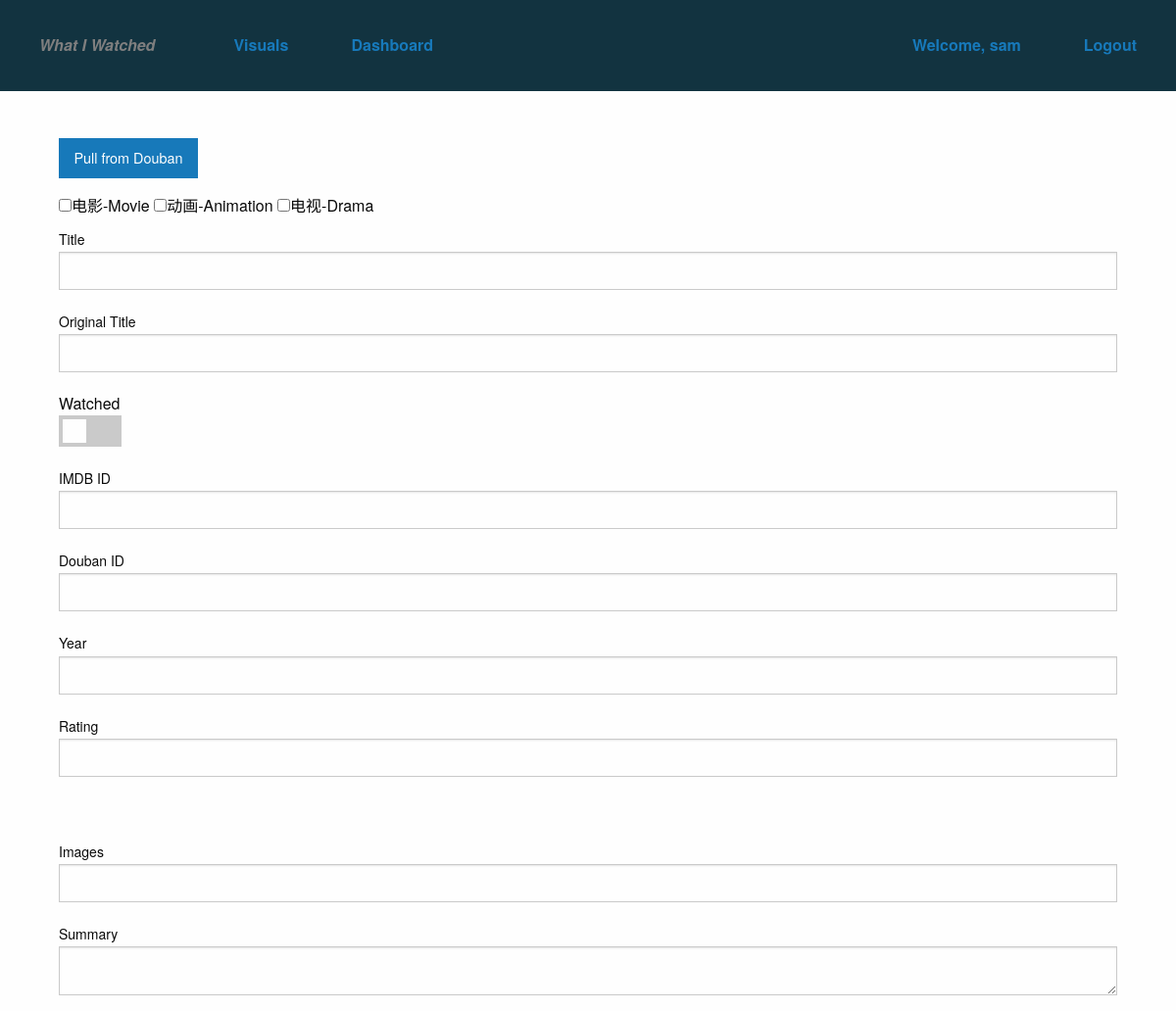
The page /visual/add (signed in) on the database its author committed.
### visual/models.py (models this page shows, shortened)
class Type(models.Model):
    name = models.CharField(max_length=30)

### visual/views.py (the view)
def add(request):
    visual_types = Type.objects.all()
    if request.method == 'POST':
        visual = Visual.objects.create()
        visual = formHelper(visual, request)
        visual.save()
        return redirect('/dashboard')
    if request.user.is_superuser:
        return render(request, 'visual/add.html', {'types' : visual_types})
    else:
        return HttpResponseRedirect('/')

### templates/visual/add.html
{% extends "common/base.html" %}
{% block content %}
{% include "visual/visual_form.html" with visual=visual form="Add" %}
{% endblock %}

### templates/common/base.html (shortened to what this page needs)
<!DOCTYPE html>
{% load staticfiles %}
<html class="no-js" lang="en">
    <head>
        <link rel="stylesheet" href="https://cdn.jsdelivr.net/foundation/6.2.1/foundation.min.css">
        <link href="{% static 'visual/css/main.css' %}" rel="stylesheet">
    </head>
    <body>
        <div class="top-bar stacked-for-medium" id="menu">
            <div class="top-bar-title">
                <ul class="menu">
                    <li class="menu-text"><a id="logo" href="/">What I Watched</a></li>
                </ul>
            </div>
            <div class="top-bar-left">
                <ul class="dropdown menu" data-dropdown-menu>
                    <li class="menu-text"><a href="/visual">Visuals</a></li>
                    {% if user.is_superuser %}
                    <li class="menu-text"><a href="/dashboard">Dashboard</a></li>
                    {% endif %}
                </ul>
            </div>
            <div class="top-bar-right">
                <ul class="menu">
                    {% if not user.is_authenticated %}
                    <li class="menu-text"><a href="/login">Login</a></li>
                    <li class="menu-text"><a href="/register">Register</a></li>
                    {% else %}
                    {% if user.is_superuser %}
                    <li class="menu-text"><a href="userprofile/{{user.id}}">Welcome, {{ user.username }}</a></li>
                    {% else %}
                    <li class="menu-text">Welcome, {{ user.username }}</li>
                    {% endif %}
                    <li class="menu-text"><a href="/logout?redirect={{ current_path }}">Logout</a></li>
                    {% endif %}
                </ul>
            </div>
        </div>
        <div class="container">
        {% block content %}
        {% endblock %}
        </div>
    </body>
</html>

### templates/visual/visual_form.html (shortened to what this page needs)
<button class="button" id="douban">Pull from Douban</button>
<form method="POST">
    <div class="row">
        {% for type in types %}
        <input type="checkbox" name="visual_types" value="{{ type.id }}" />{{ type.name }}
        {% endfor %}
    </div>
    <div class="row">
        <div class="columns medium-4">
            <label>
                <span class="">Title</span>
                <input type="text" id="title" name="title" value="{{ visual.title }}"/>
            </label>
        </div>
        <div class="columns medium-4">
            <label>
                <span class="">Original Title</span>
                <input type="text" id="original_title" name="original_title" value="{{ visual.original_title }}" />
            </label>
        </div>
        <div class="columns medium-4">
            <span class="">Watched</span>
            <div class="switch">
              <label class="switch-paddle" for="watched">
              </label>
            </div>
        </div>
    </div>
    <div class="row">
        <div class="columns medium-6">
            <label>
                <span class="">IMDB ID</span>
                <input type="text" id="imdb_id" name="imdb_id" value="{{ visual.imdb_id }}"/>
            </label>
        </div>
        <div class="columns medium-6">
            <label>
                <span class="">Douban ID
                <input type="text" id="douban_id" name="douban_id" value="{{ visual.douban_id }}" />
            </label>
        </div>
    </div>
    <div class="row">
        <div class="columns medium-6">
            <label>
                <span class="">Year</span>
                <input type="text" id="year" name="year" value="{{ visual.year }}" />
            </label>
        </div>
        <div class="columns medium-6">
            <label>
                <span class="">Rating</span>
                <input type="text" id="rating" name="rating" value="{{ visual.rating }}" />
            </label>
        </div>
    </div>
    <div class="row">
        <div class="columns medium-6">
        </div>
        <div class="columns medium-6">
            <label>
                <span class="">Images</span>
                <input type="text" id="images" name="images" value="{{ visual.images }}" />
            </label>
        </div>
    </div>
    <div class="row">
        <label>
            <span class="">Summary</span>
            <textarea id="summary" name="summary">{{ visual.summary }}</textarea>
        </label>
    </div>
</form>

### visual/static/visual/css/main.css (style rules this page uses)
html { overflow-y:scroll }
.container { margin-top:3rem;padding:0 5% }
.top-bar,.top-bar ul { background:#123340 }
#logo { font-style:italic;font-family:inherit;color:#7f7f7f }
.columns { margin-bottom:20px }

### rows shown on the page
Type: name "电影-Movie"
Type: name "动画-Animation"
Type: name "电视-Drama"

### other values the page prints
{{ user.username }} "sam"
